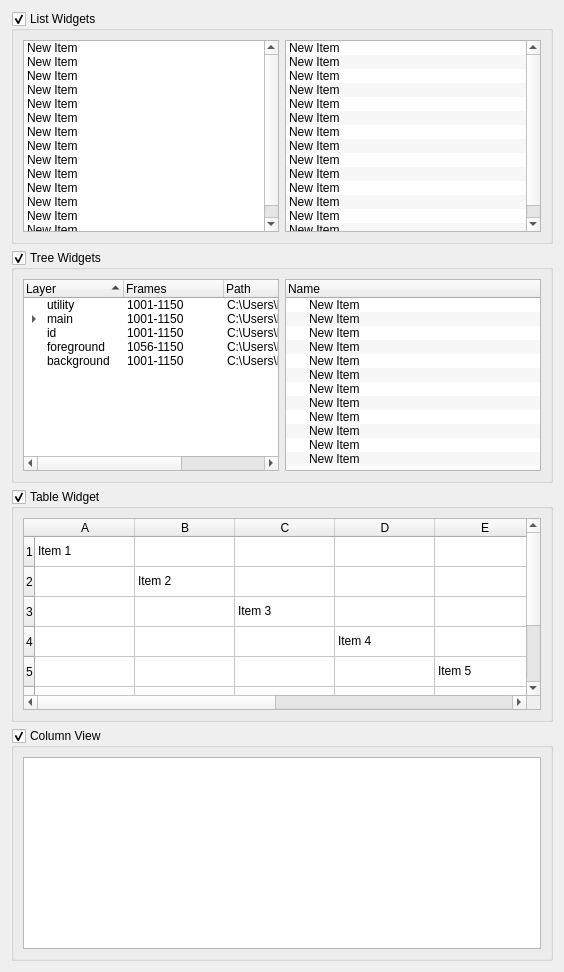
      <widget class="QWidget" name="tab_2">
       <attribute name="title">
        <string>Item Views</string>
       </attribute>
       <layout class="QVBoxLayout" name="verticalLayout_2">
        <item>
         <widget class="QGroupBox" name="groupBox_10">
          <property name="title">
           <string>List Widgets</string>
          </property>
          <property name="checkable">
           <bool>true</bool>
          </property>
          <layout class="QHBoxLayout" name="horizontalLayout_4">
           <item>
            <widget class="QListWidget" name="listWidget_2">
             <property name="alternatingRowColors">
              <bool>false</bool>
             </property>
             <item>
              <property name="text">
               <string>New Item</string>
              </property>
             </item>
             <item>
              <property name="text">
               <string>New Item</string>
              </property>
             </item>
             <item>
              <property name="text">
               <string>New Item</string>
              </property>
             </item>
             <item>
              <property name="text">
               <string>New Item</string>
              </property>
             </item>
             <item>
              <property name="text">
               <string>New Item</string>
              </property>
             </item>
             <item>
              <property name="text">
               <string>New Item</string>
              </property>
             </item>
             <item>
              <property name="text">
               <string>New Item</string>
              </property>
             </item>
             <item>
              <property name="text">
               <string>New Item</string>
              </property>
             </item>
             <item>
              <property name="text">
               <string>New Item</string>
              </property>
             </item>
             <item>
              <property name="text">
               <string>New Item</string>
              </property>
             </item>
             <item>
              <property name="text">
               <string>New Item</string>
              </property>
             </item>
             <item>
              <property name="text">
               <string>New Item</string>
              </property>
             </item>
             <item>
              <property name="text">
               <string>New Item</string>
              </property>
             </item>
             <item>
              <property name="text">
               <string>New Item</string>
              </property>
             </item>
            </widget>
           </item>
           <item>
            <widget class="QListWidget" name="listWidget">
             <property name="alternatingRowColors">
              <bool>true</bool>
             </property>
             <property name="selectionMode">
              <enum>QAbstractItemView::MultiSelection</enum>
             </property>
             <item>
              <property name="text">
               <string>New Item</string>
              </property>
             </item>
             <item>
              <property name="text">
               <string>New Item</string>
              </property>
             </item>
             <item>
              <property name="text">
               <string>New Item</string>
              </property>
             </item>
             <item>
              <property name="text">
               <string>New Item</string>
              </property>
             </item>
             <item>
              <property name="text">
               <string>New Item</string>
              </property>
             </item>
             <item>
              <property name="text">
               <string>New Item</string>
              </property>
             </item>
             <item>
              <property name="text">
               <string>New Item</string>
              </property>
             </item>
             <item>
              <property name="text">
               <string>New Item</string>
              </property>
             </item>
             <item>
              <property name="text">
               <string>New Item</string>
              </property>
             </item>
             <item>
              <property name="text">
               <string>New Item</string>
              </property>
             </item>
             <item>
              <property name="text">
               <string>New Item</string>
              </property>
             </item>
             <item>
              <property name="text">
               <string>New Item</string>
              </property>
             </item>
             <item>
              <property name="text">
               <string>New Item</string>
              </property>
             </item>
             <item>
              <property name="text">
               <string>New Item</string>
              </property>
             </item>
            </widget>
           </item>
          </layout>
         </widget>
        </item>
        <item>
         <widget class="QGroupBox" name="groupBox_11">
          <property name="title">
           <string>Tree Widgets</string>
          </property>
          <property name="checkable">
           <bool>true</bool>
          </property>
          <layout class="QHBoxLayout" name="horizontalLayout_5">
           <item>
            <widget class="QTreeWidget" name="treeWidget_2">
             <property name="alternatingRowColors">
              <bool>false</bool>
             </property>
             <property name="sortingEnabled">
              <bool>true</bool>
             </property>
             <property name="animated">
              <bool>true</bool>
             </property>
             <property name="headerHidden">
              <bool>false</bool>
             </property>
             <column>
              <property name="text">
               <string>Layer</string>
              </property>
             </column>
             <column>
              <property name="text">
               <string>Frames</string>
              </property>
             </column>
             <column>
              <property name="text">
               <string>Path</string>
              </property>
             </column>
             <column>
              <property name="text">
               <string>Type</string>
              </property>
             </column>
             <item>
              <property name="text">
               <string>utility</string>
              </property>
              <property name="text">
               <string>1001-1150</string>
              </property>
              <property name="text">
               <string>C:\Users\Mike\Documents\Scripts\python\PySide\images</string>
              </property>
              <property name="text">
               <string>layer</string>
              </property>
             </item>
             <item>
              <property name="text">
               <string>main</string>
              </property>
              <property name="text">
               <string>1001-1150</string>
              </property>
              <property name="text">
               <string>C:\Users\Mike\Documents\Scripts\python\PySide\images</string>
              </property>
              <property name="text">
               <string>main</string>
              </property>
              <item>
               <property name="text">
                <string>sss</string>
               </property>
               <property name="text">
                <string/>
               </property>
               <property name="text">
                <string/>
               </property>
               <property name="text">
                <string/>
               </property>
              </item>
              <item>
               <property name="text">
                <string>specular</string>
               </property>
               <property name="text">
                <string/>
               </property>
               <property name="text">
                <string/>
               </property>
               <property name="text">
                <string/>
               </property>
              </item>
              <item>
               <property name="text">
                <string>self_illumination</string>
               </property>
               <property name="text">
                <string/>
               </property>
               <property name="text">
                <string/>
               </property>
               <property name="text">
                <string/>
               </property>
              </item>
              <item>
               <property name="text">
                <string>refract</string>
               </property>
               <property name="text">
                <string/>
               </property>
               <property name="text">
                <string/>
               </property>
               <property name="text">
                <string/>
               </property>
              </item>
              <item>
               <property name="text">
                <string>reflect</string>
               </property>
               <property name="text">
                <string/>
               </property>
               <property name="text">
                <string/>
               </property>
               <property name="text">
                <string/>
               </property>
              </item>
              <item>
               <property name="text">
                <string>master</string>
               </property>
               <property name="text">
                <string/>
               </property>
               <property name="text">
                <string/>
               </property>
               <property name="text">
                <string/>
               </property>
              </item>
              <item>
               <property name="text">
                <string>lighting</string>
               </property>
               <property name="text">
                <string/>
               </property>
               <property name="text">
                <string/>
               </property>
               <property name="text">
                <string/>
               </property>
              </item>
              <item>
               <property name="text">
                <string>gi</string>
               </property>
               <property name="text">
                <string/>
               </property>
               <property name="text">
                <string/>
               </property>
               <property name="text">
                <string/>
               </property>
              </item>
              <item>
               <property name="text">
                <string>diffuse</string>
               </property>
               <property name="text">
                <string/>
               </property>
               <property name="text">
                <string/>
               </property>
               <property name="text">
                <string/>
               </property>
              </item>
             </item>
             <item>
              <property name="text">
               <string>id</string>
              </property>
              <property name="text">
               <string>1001-1150</string>
              </property>
              <property name="text">
               <string>C:\Users\Mike\Documents\Scripts\python\PySide\images</string>
              </property>
              <property name="text">
               <string>layer</string>
              </property>
             </item>
             <item>
              <property name="text">
               <string>foreground</string>
              </property>
              <property name="text">
               <string>1056-1150</string>
              </property>
              <property name="text">
               <string>C:\Users\Mike\Documents\Scripts\python\PySide\images</string>
              </property>
              <property name="text">
               <string>layer</string>
              </property>
             </item>
             <item>
              <property name="text">
               <string>background</string>
              </property>
              <property name="text">
               <string>1001-1150</string>
              </property>
              <property name="text">
               <string>C:\Users\Mike\Documents\Scripts\python\PySide\images</string>
              </property>
              <property name="text">
               <string>layer</string>
              </property>
             </item>
            </widget>
           </item>
           <item>
            <widget class="QTreeWidget" name="treeWidget">
             <property name="sizePolicy">
              <sizepolicy hsizetype="Maximum" vsizetype="Expanding">
               <horstretch>0</horstretch>
               <verstretch>0</verstretch>
              </sizepolicy>
             </property>
             <property name="alternatingRowColors">
              <bool>true</bool>
             </property>
             <column>
              <property name="text">
               <string notr="true">Name</string>
              </property>
             </column>
             <item>
              <property name="text">
               <string>New Item</string>
              </property>
             </item>
             <item>
              <property name="text">
               <string>New Item</string>
              </property>
             </item>
             <item>
              <property name="text">
               <string>New Item</string>
              </property>
             </item>
             <item>
              <property name="text">
               <string>New Item</string>
              </property>
             </item>
             <item>
              <property name="text">
               <string>New Item</string>
              </property>
             </item>
             <item>
              <property name="text">
               <string>New Item</string>
              </property>
             </item>
             <item>
              <property name="text">
               <string>New Item</string>
              </property>
             </item>
             <item>
              <property name="text">
               <string>New Item</string>
              </property>
             </item>
             <item>
              <property name="text">
               <string>New Item</string>
              </property>
             </item>
             <item>
              <property name="text">
               <string>New Item</string>
              </property>
             </item>
             <item>
              <property name="text">
               <string>New Item</string>
              </property>
             </item>
             <item>
              <property name="text">
               <string>New Item</string>
              </property>
             </item>
            </widget>
           </item>
          </layout>
         </widget>
        </item>
        <item>
         <widget class="QGroupBox" name="groupBox_9">
          <property name="title">
           <string>Table Widget</string>
          </property>
          <property name="checkable">
           <bool>true</bool>
          </property>
          <layout class="QVBoxLayout" name="verticalLayout_9">
           <item>
            <widget class="QTableWidget" name="tableWidget">
             <property name="alternatingRowColors">
              <bool>false</bool>
             </property>
             <row>
              <property name="text">
               <string>1</string>
              </property>
             </row>
             <row>
              <property name="text">
               <string>2</string>
              </property>
             </row>
             <row>
              <property name="text">
               <string>3</string>
              </property>
             </row>
             <row>
              <property name="text">
               <string>4</string>
              </property>
             </row>
             <row>
              <property name="text">
               <string>5</string>
              </property>
             </row>
             <row>
              <property name="text">
               <string>6</string>
              </property>
             </row>
             <row>
              <property name="text">
               <string>7</string>
              </property>
             </row>
             <row>
              <property name="text">
               <string>8</string>
              </property>
             </row>
             <column>
              <property name="text">
               <string>A</string>
              </property>
             </column>
             <column>
              <property name="text">
               <string>B</string>
              </property>
             </column>
             <column>
              <property name="text">
               <string>C</string>
              </property>
             </column>
             <column>
              <property name="text">
               <string>D</string>
              </property>
             </column>
             <column>
              <property name="text">
               <string>E</string>
              </property>
             </column>
             <column>
              <property name="text">
               <string>F</string>
              </property>
             </column>
             <column>
              <property name="text">
               <string>G</string>
              </property>
             </column>
             <column>
              <property name="text">
               <string>H</string>
              </property>
             </column>
             <item row="0" column="0">
              <property name="text">
               <string>Item 1</string>
              </property>
             </item>
             <item row="1" column="1">
              <property name="text">
               <string>Item 2</string>
              </property>
             </item>
             <item row="2" column="2">
              <property name="text">
               <string>Item 3</string>
              </property>
             </item>
             <item row="3" column="3">
              <property name="text">
               <string>Item 4</string>
              </property>
             </item>
             <item row="4" column="4">
              <property name="text">
               <string>Item 5</string>
              </property>
             </item>
             <item row="5" column="5">
              <property name="text">
               <string>Item 6</string>
              </property>
             </item>
            </widget>
           </item>
          </layout>
         </widget>
        </item>
        <item>
         <widget class="QGroupBox" name="groupBox_12">
          <property name="title">
           <string>Column View</string>
          </property>
          <property name="checkable">
           <bool>true</bool>
          </property>
          <layout class="QVBoxLayout" name="verticalLayout_10">
           <item>
            <widget class="QColumnView" name="columnView"/>
           </item>
          </layout>
         </widget>
        </item>
       </layout>
      </widget>
